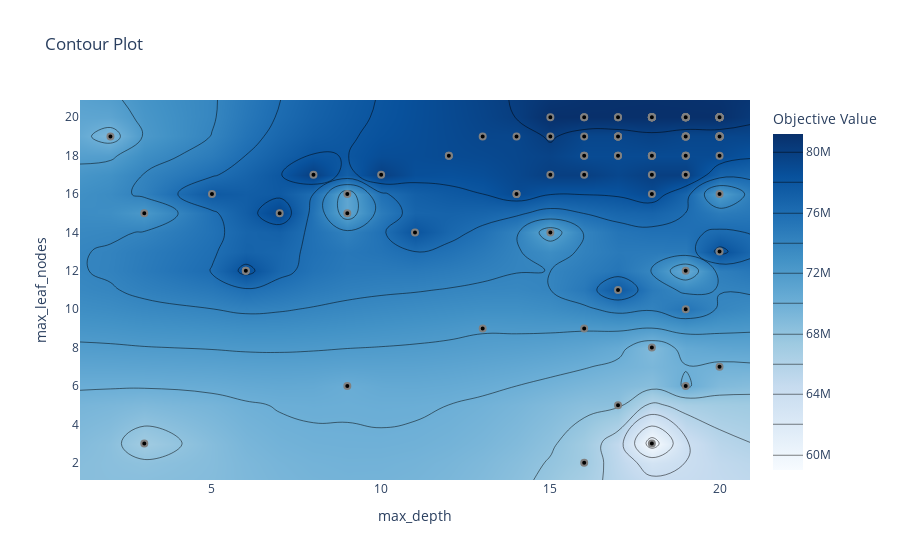

Notebook code cell kept with this figure:
### Code cell
plot_contour(study, params=["max_depth", "max_leaf_nodes"])

### Figure 1 — Plotly figure (JSON) as saved in the notebook; plotly's stock layout.template omitted (floating-point values rounded to 4 significant figures; data arrays with more than 128 entries replaced by an {"elided": "..."} marker saying what was removed)
{"data": [{"colorbar": {"title": {"text": "Objective Value"}}, "colorscale": [[0, "rgb(247,251,255)"], [0.125, "rgb(222,235,247)"], [0.25, "rgb(198,219,239)"], [0.375, "rgb(158,202,225)"], [0.5, "rgb(107,174,214)"], [0.625, "rgb(66,146,198)"], [0.75, "rgb(33,113,181)"], [0.875, "rgb(8,81,156)"], [1, "rgb(8,48,107)"]], "connectgaps": true, "contours": {"coloring": "heatmap"}, "hoverinfo": "none", "line": {"smoothing": 1.3}, "reversescale": false, "type": "contour", "x": [1.1, 2, 3, 5, 6, 7, 8, 9, 10, 11, 12, 13, 14, 15, 16, 17, 18, 19, 20, 20.9], "y": [1.1, 2, 3, 5, 6, 7, 8, 9, 10, 11, 12, 13, 14, 15, 16, 17, 18, 19, 20, 20.9], "z": {"elided": "20x20 float values"}}, {"marker": {"color": "black", "line": {"color": "Gray", "width": 2}}, "mode": "markers", "name": "Feasible Trial", "showlegend": false, "type": "scatter", "x": [14, 9, 9, 7, 19, 3, 2, 16, 6, 14, 6, 13, 11, 18, 19, 20, 17, 18, 16, 20, 12, 20, 18, 16, 20, 18, 15, 19, 17, 15, 19, 20, 20, 18, 17, 19, 9, 19, 20, 14, 17, 18, 18, 19, 16, 20, 8, 3, 18, 15, 17, 20, 19, 20, 19, 18, 17, 10, 20, 16, 19, 20, 20, 19, 18, 20, 12, 19, 17, 18, 5, 18, 19, 20, 18, 16, 19, 17, 20, 18, 15, 20, 16, 19, 18, 13, 19, 17, 20, 16, 18, 20, 19, 20, 19, 20, 19, 17, 18, 20], "y": [16, 16, 6, 15, 17, 3, 19, 2, 12, 16, 12, 9, 14, 20, 20, 20, 20, 18, 9, 13, 18, 20, 20, 18, 20, 18, 14, 10, 19, 17, 6, 20, 19, 16, 19, 17, 15, 20, 16, 19, 5, 20, 17, 19, 20, 18, 17, 15, 20, 19, 18, 20, 20, 19, 18, 20, 19, 17, 7, 18, 12, 20, 19, 20, 20, 19, 18, 19, 11, 3, 16, 20, 20, 19, 20, 17, 18, 19, 20, 18, 20, 19, 20, 19, 20, 19, 20, 18, 20, 19, 8, 20, 20, 19, 18, 20, 19, 20, 18, 19]}, {"marker": {"color": "#cccccc", "line": {"color": "Gray", "width": 2}}, "mode": "markers", "name": "Infeasible Trial", "showlegend": false, "type": "scatter", "x": [], "y": []}], "layout": {"title": {"text": "Contour Plot"}, "xaxis": {"range": [1.1, 20.9], "title": {"text": "max_depth"}}, "yaxis": {"range": [1.1, 20.9], "title": {"text": "max_leaf_nodes"}}}}
